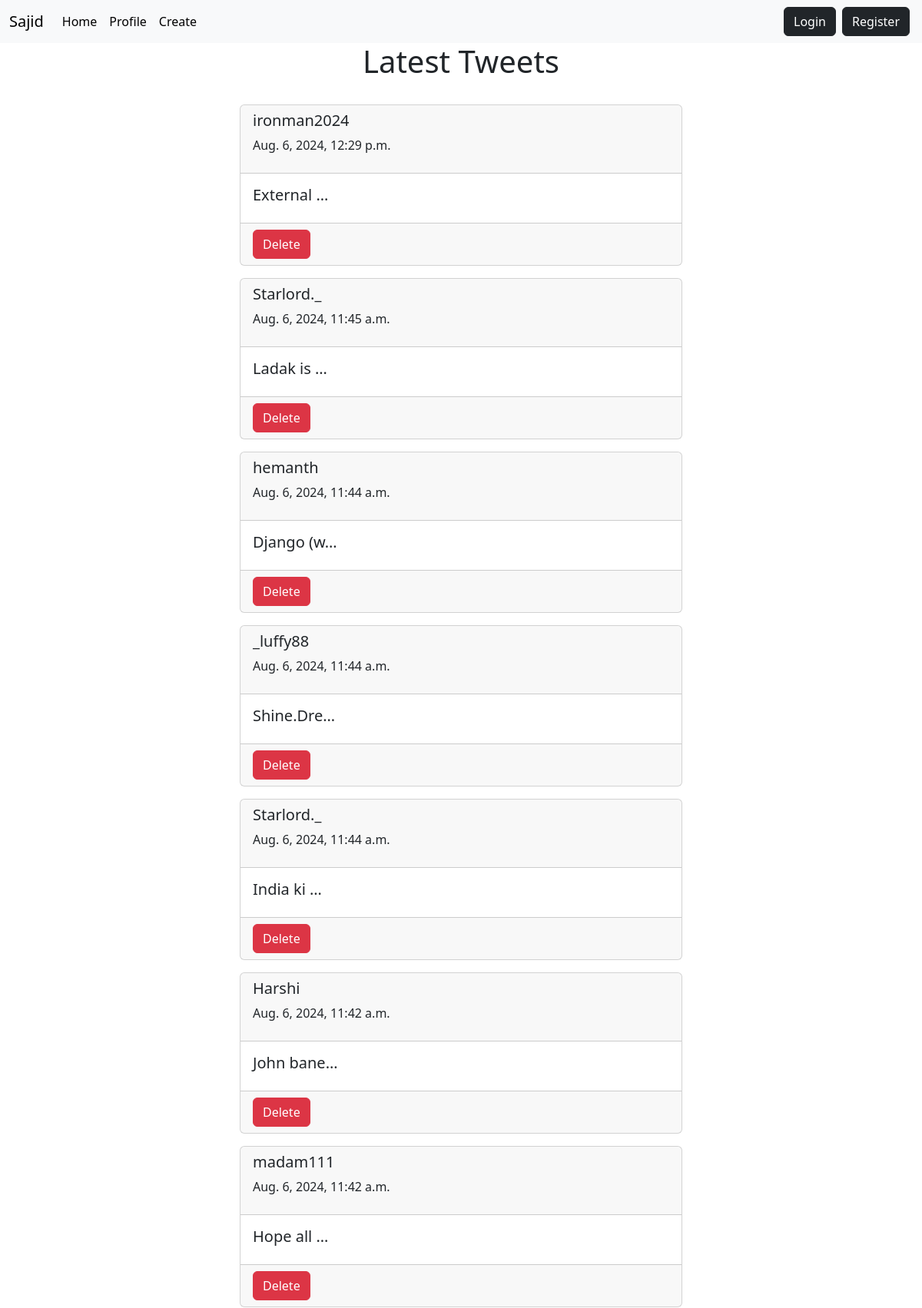
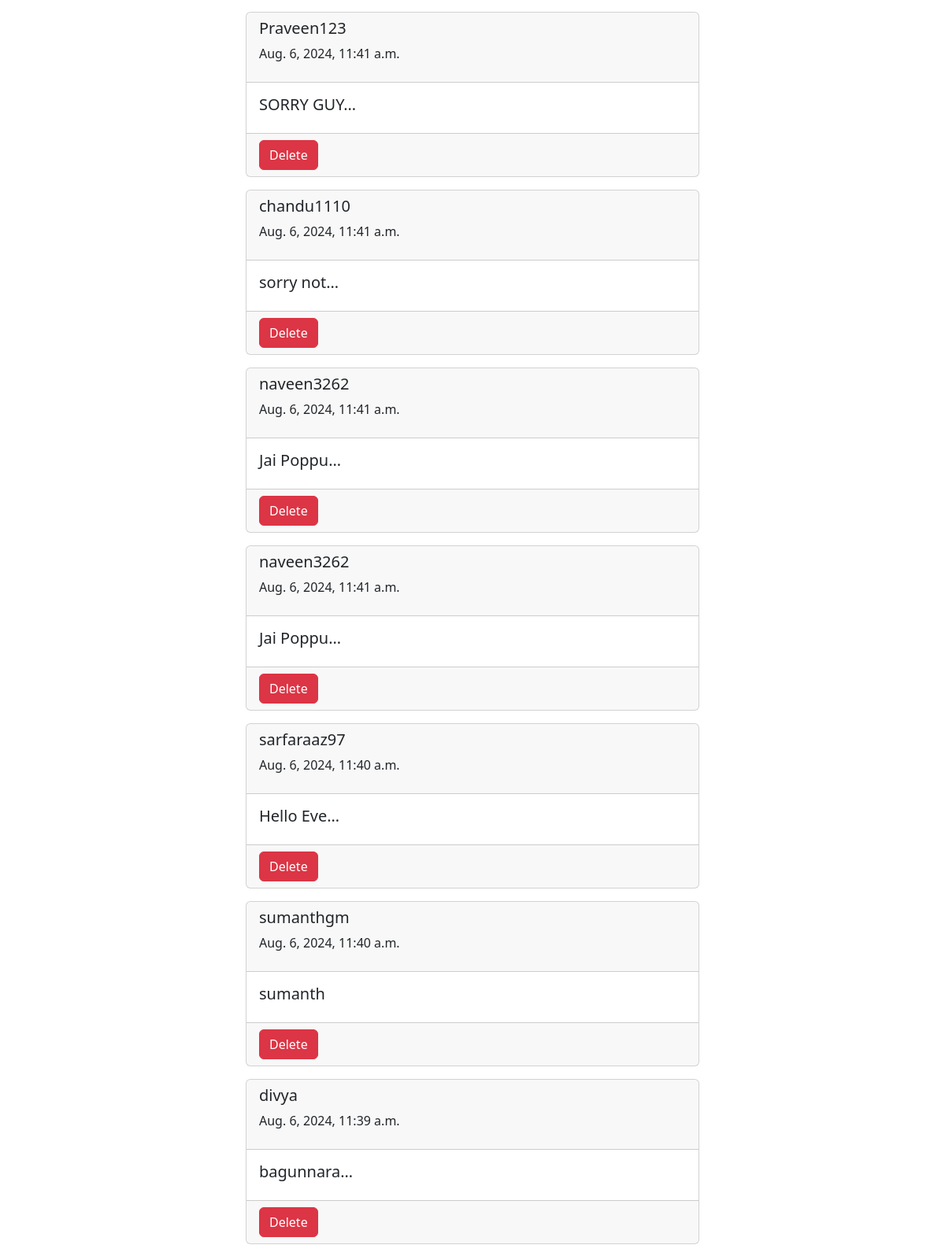
The page / (upper part) on the database its author committed (2 pictures, top to bottom).
### app1/models.py (models this page shows, shortened)
class tweet(models.Model):
    uname=models.CharField(max_length=30)
    post=models.CharField(max_length=200)
    date=models.DateTimeField(auto_now_add=True)

### app1/views.py (the view)
# urls.py: path('',views.home,name="homepage"),
def home(request):
    objs=tweet.objects.all()[::-1]
    return render(request,'index.html',{'result':objs})

### templates/index.html (shortened to what this page needs)
<!DOCTYPE html>
<html lang="en">
<head>
    <link href="https://cdn.jsdelivr.net/npm/bootstrap@5.3.3/dist/css/bootstrap.min.css" rel="stylesheet"
>
</head>
<body>
    {% include 'navbar.html' %}
    <h1 class="text-center text-dark">Latest Tweets</h1>
    <br>
    <div class="container col-lg-6">
        {% for i in result %}
        <a class="text-decoration-none text-dark" href="{% url 'showPost' i.id %}">
        <div class="card mb-3">
            <div class="card-header">
                <h5 class="">{{ i.uname }}</h5>
                <p>{{ i.date }}</p>
            </div>
            <div class="card-body">
                <h5 class="card-title">{{ i.post |truncatechars:10 }}</h5>
            </div>
            <div class="card-footer">
                <a href="{% url 'deletepost' i.id %}" class="btn btn-danger">Delete</a>
            </div>
        </div>
        </a>
        {% endfor %}
    </div>
</body>
</html>

### templates/navbar.html (shortened to what this page needs)
<nav class="navbar navbar-expand-lg bg-body-tertiary" style="z-index:1000">
    <div class="container-fluid">
      <a class="navbar-brand" href="#">Sajid</a>
      <div class="collapse navbar-collapse" id="navbarSupportedContent">
        <ul class="navbar-nav me-auto mb-2 mb-lg-0">
          <li class="nav-item">
            <a class="nav-link active" aria-current="page" href="{% url 'homepage' %}">Home</a>
          </li>
          <li class="nav-item">
            <a class="nav-link active" href="{% url 'profilepage' %}">Profile</a>
          </li>
          <li class="nav-item">
            <a class="nav-link active" href="{% url 'createpost' %}">Create</a>
          </li>
        </ul>
        <div class="d-flex" role="search">
          {% if request.user.is_authenticated %}
          <a href="{% url 'logoutpage' %}" class="btn btn-danger" type="submit">Logout</a>
          {% else %}
          <a href="{% url 'loginpage' %}" class="btn btn-dark mx-1" type="submit">Login</a>
          <a href="{% url 'registerpage' %}" class="btn btn-dark mx-1" type="submit">Register</a>
          {% endif %}
        </div>
      </div>
    </div>
  </nav>

### rows shown on the page
tweet: uname "ironman2024", date "Aug. 6, 2024, 12:29 p.m.", post "External …"
tweet: uname "Starlord._", date "Aug. 6, 2024, 11:45 a.m.", post "Ladak is …"
tweet: uname "hemanth", date "Aug. 6, 2024, 11:44 a.m.", post "Django (w…"
tweet: uname "_luffy88", date "Aug. 6, 2024, 11:44 a.m.", post "Shine.Dre…"
tweet: uname "Starlord._", date "Aug. 6, 2024, 11:44 a.m.", post "India ki …"
tweet: uname "Harshi", date "Aug. 6, 2024, 11:42 a.m.", post "John bane…"
tweet: uname "madam111", date "Aug. 6, 2024, 11:42 a.m.", post "Hope all …"
tweet: uname "Praveen123", date "Aug. 6, 2024, 11:41 a.m.", post "SORRY GUY…"
tweet: uname "chandu1110", date "Aug. 6, 2024, 11:41 a.m.", post "sorry not…"
tweet: uname "naveen3262", date "Aug. 6, 2024, 11:41 a.m.", post "Jai Poppu…"
tweet: uname "naveen3262", date "Aug. 6, 2024, 11:41 a.m.", post "Jai Poppu…"
tweet: uname "sarfaraaz97", date "Aug. 6, 2024, 11:40 a.m.", post "Hello Eve…"
tweet: uname "sumanthgm", date "Aug. 6, 2024, 11:40 a.m.", post "sumanth"
tweet: uname "divya", date "Aug. 6, 2024, 11:39 a.m.", post "bagunnara…"
